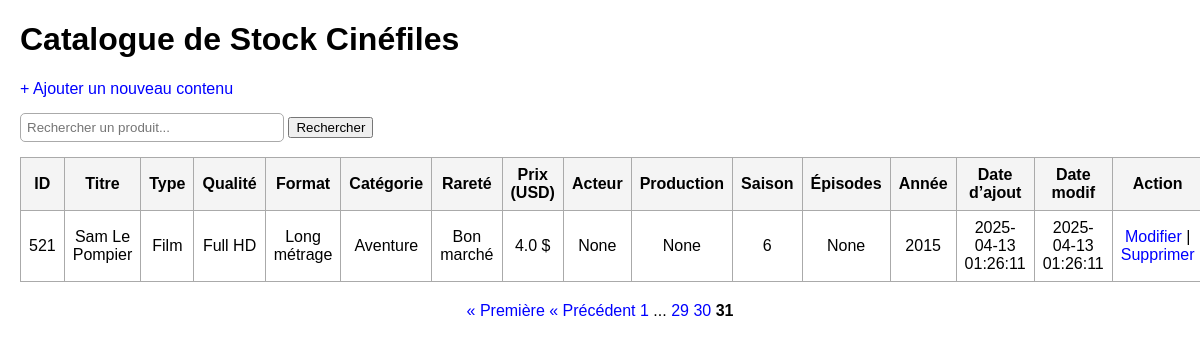
/stock/?page=31, run on an earlier commit of the app's database.
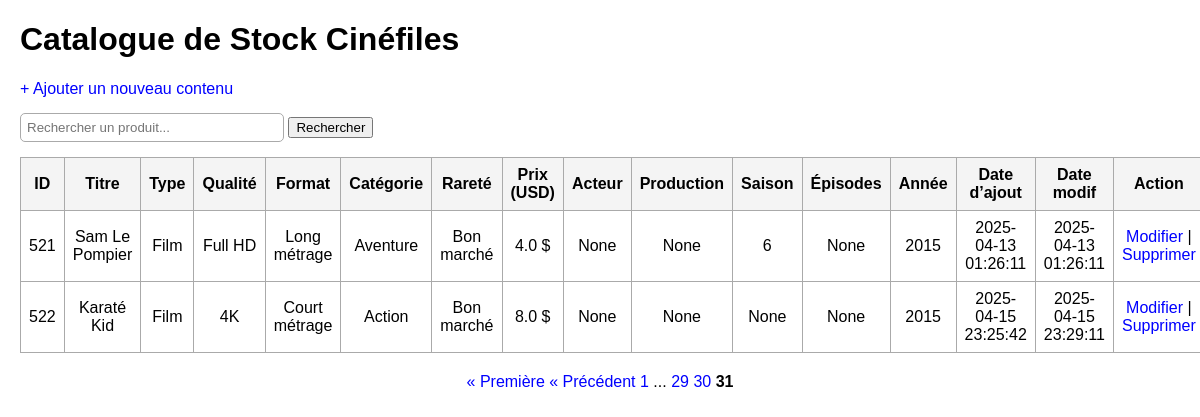
And on a later commit of the database.
### tables this page shows
CREATE TABLE stock (
    id INTEGER PRIMARY KEY AUTOINCREMENT,
    titre TEXT,
    type TEXT,
    qualite TEXT,
    format TEXT,
    categorie TEXT,
    rarete TEXT,
    prix REAL,
    acteur TEXT,
    production TEXT,
    saison TEXT,
    episodes TEXT,
    annee TEXT,
    date_ajout TEXT,
    date_modif TEXT
);

### routes/stock_routes.py (the view)
@stock_bp.route("/")
def index():
    try:
        page = int(request.args.get("page", 1))
    except ValueError:
        page = 1
    per_page = 15
    offset = (page - 1) * per_page
    conn = sqlite3.connect(DB_NAME)
    conn.row_factory = sqlite3.Row
    c = conn.cursor()
    c.execute("SELECT COUNT(*) FROM stock")
    total = c.fetchone()[0]
    total_pages = (total + per_page - 1) // per_page
    c.execute("""
        SELECT * FROM stock
        ORDER BY id ASC
        LIMIT ? OFFSET ?
    """, (per_page, offset))
    rows = c.fetchall()
    conn.close()
    pagination_links = get_pagination_links(page, total_pages, delta=2)
    return render_template(
        "index.html",
        rows=rows,
        page=page,
        total_pages=total_pages,
        pagination_links=pagination_links,
        per_page=per_page
    )

### routes/stock_routes.py (called while the page is built)
def get_pagination_links(page, total_pages, delta=2):
    links = []
    for p in range(1, total_pages + 1):
        if p == 1 or p == total_pages or (p >= page - delta and p <= page + delta):
            links.append(p)
        elif links[-1] != "...":
            links.append("...")
    return links

### templates/index.html (shortened to what this page needs)
<!DOCTYPE html>
<html lang="fr">
<head>
</head>
<body>
    <h1>Catalogue de Stock Cinéfiles</h1>
    <a href="/stock/add">+ Ajouter un nouveau contenu</a>
    <form action="/stock/rechercher" method="get" style="margin: 15px 0;">
        <input type="text" name="q" placeholder="Rechercher un produit..." value="{{ recherche if recherche else '' }}">
        <button type="submit">Rechercher</button>
    </form>
    <table>
        <tr>
            <th>ID</th>
            <th>Titre</th>
            <th>Type</th>
            <th>Qualité</th>
            <th>Format</th>
            <th>Catégorie</th>
            <th>Rareté</th>
            <th>Prix (USD)</th>
            <th>Acteur</th>
            <th>Production</th>
            <th>Saison</th>
            <th>Épisodes</th>
            <th>Année</th>
            <th>Date d’ajout</th>
            <th>Date modif</th>
            <th>Action</th>
        </tr>
        {% for row in rows %}
        <tr>
            <td>{{ row[0] }}</td>
            <td>{{ row[1] }}</td>
            <td>{{ row[2] }}</td>
            <td>{{ row[3] }}</td>
            <td>{{ row[4] }}</td>
            <td>{{ row[5] }}</td>
            <td>{{ row[6] }}</td>
            <td>{{ row[7] }} $</td>
            <td>{{ row[8] }}</td>
            <td>{{ row[9] }}</td>
            <td>{{ row[10] }}</td>
            <td>{{ row[11] }}</td>
            <td>{{ row[12] }}</td>
            <td>{{ row[13] }}</td>
            <td>{{ row[14] }}</td>
            <td>
                <a href="/stock/modifier/{{ row[0] }}">Modifier</a> |
                <a href="/stock/delete/{{ row[0] }}" onclick="return confirm('Confirmer la suppression ?')">Supprimer</a>
            </td>
        </tr>
        {% endfor %}
</table>
<div style="margin-top: 20px; text-align: center;">
    {% if page > 1 %}
        <a href="{{ url_for('stock.index', page=1) }}">« Première</a>
        <a href="{{ url_for('stock.index', page=page-1) }}">&laquo; Précédent</a>
    {% endif %}
    {% for p in pagination_links %}
        {% if p == '...' %}
            <span>...</span>
        {% elif p == page %}
            <span style="font-weight:bold;">{{ p }}</span>
        {% else %}
            <a href="{{ url_for('stock.index', page=p) }}">{{ p }}</a>
        {% endif %}
    {% endfor %}
</div>
</body>
</html>

What changed in the data, as far as the page shows it:
added stock: id "522", titre "Karaté Kid", type "Film", qualite "4K", format "Court métrage", categorie "Action", rarete "Bon marché", prix "8.0", acteur "None", production "None", saison "None", episodes "None", annee "2015", date_ajout "2025-04-15 23:25:42", date_modif "2025-04-15 23:29:11"
